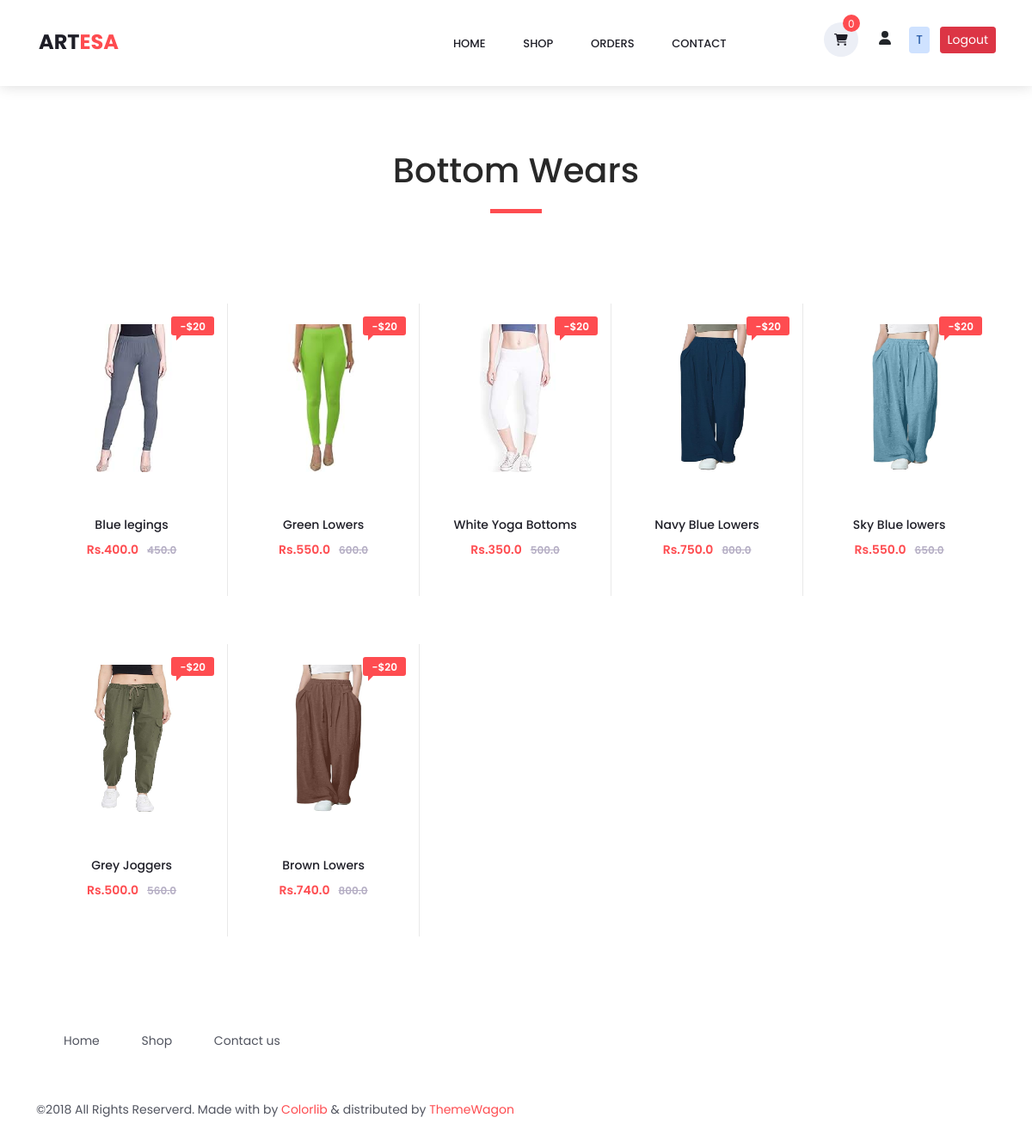
/bottomwears/ (signed in), run on the app's committed database.
### app/models.py (models this page shows, shortened)
class Product(models.Model):
    title=models.CharField(max_length=100)
    selling_price=models.FloatField()
    discounted_price=models.FloatField()
    description=models.TextField()
    brand=models.CharField(max_length=100)
    category=models.CharField(choices=CATEGORY_CHOICES,max_length=2)
    product_image=models.ImageField(upload_to='productimg')

### app/views.py (the view)
# urls.py: path('bottomwears/', views.bottomwears, name='bottomwears'),
@login_required
def bottomwears(request,data=None):
    bw="bg-danger text-light p-2 card"
    bottomwears=Product.objects.filter(category='BW')
    category_classes = {
            'M': 'bottomwears',
        }
    return render(request,'app/bottomwears.html',{'bw':bw,'category_classes':category_classes,'bottomwears':bottomwears})

### app/context_processors.py (called while the page is built)
def cart_item_count(request):
    if request.user.is_authenticated:
        return {'cart_count': sum(item.quantity for item in Cart.objects.filter(user=request.user))}
    return {'cart_count': 0}

### app/templates/app/bottomwears.html (shortened to what this page needs)
{% extends 'app/base.html' %}
{% load static %}
{% block main-content %}
<div class="container">
			<div class="row">
				<div class="col text-center">
					<div class="section_title new_arrivals_title">
						<h2>Bottom Wears</h2>
					</div>
				</div>
			</div>
			<div class="row align-items-center">
				<div class="col text-center">
				</div>
			</div>
			<div class="row">
				<div class="col">
					<div class="product-grid" data-isotope='{ "itemSelector": ".product-item", "layoutMode": "fitRows" }'>
						{% for al in bottomwears %}
						<a href="{% url "product-detail" al.id %}">
						<div class="product-item  mb-3">
							<div class="product discount product_filter ">
								<div class="product_image">
									<img src="{{al.product_image.url}}" style="height:220px;" class='p-4' alt="">
								</div>
								<div class="product_bubble product_bubble_right product_bubble_red d-flex flex-column align-items-center"><span>-$20</span></div>
								<div class="product_info">
									<h6 class="product_name"><a href="single.html">{{al.title}}</a></h6>
									<div class="product_price">Rs.{{al.discounted_price}}<span>{{al.selling_price}}</span></div>
								</div>
							</div>
							<div class="red_button add_to_cart_button">View Detail</a></div>
						</div>
						{% endfor %}
    {% endblock main-content %}

### app/templates/app/navbar.html (shortened to what this page needs)
<header class="header trans_300">
		<div class="main_nav_container">
			<div class="container">
				<div class="row">
					<div class="col-lg-12 text-right">
						<div class="logo_container">
							<a href="{% url "home" %}">Art<span>esa</span></a>
						</div>
						<nav class="navbar">
							<ul class="navbar_menu">
								<li><a class='{{hm}}' href="{% url "home" %}">home</a></li>
								<li><a class='{{sp}}' href="{% url "shop" %}">shop</a></li>
								<li><a class='{{od}}' href="{% url "orders" %}">Orders</a></li>
								<li><a class='{{ct}}' href="{% url "contact" %}">contact</a></li>
							</ul>
							<ul class="navbar_user mt-3" >
								<li class="checkout">
									<a href="{% url "showcart" %}" class='ms-4 mb-4' >
										<i class="fa fa-shopping-cart" aria-hidden="true"></i>
										<span id="cartCount" class="checkout_items">{{ cart_count }}</span>
									</a>
								</li>
									<div class="dropdown d-inline">
									<button class="btn mb-2 ms-2 me-2" type="button" id="dropdownMenuButton" data-toggle="dropdown" aria-haspopup="true" aria-expanded="false">
										<i class="fa fa-user" aria-hidden="true"></i>
									</button>
									</div>
							</ul>
								{% if request.user.is_authenticated %}
           <button class="alert alert-primary border-0 mb-2 p-1 me-2" type="submit">&nbsp{{ request.user.username|slice:":1"|capfirst }}&nbsp</button>
								<form action="{% url 'logout' %}"  method="post">
    										<button class="btn btn-sm btn-danger mb-2 ms-1" type="submit">Logout</button>
  											</form>
											{% endif %}
						</nav>
					</div>
				</div>
			</div>
		</div>
	</header>
	<div class="fs_menu_overlay"></div>

### app/templates/app/base.html (style rules this page uses)
body:not(.home-page) { padding-top: 100px !important; }

### data on the page
Product: product_image (picture), title "Blue legings", discounted_price "400.0", selling_price "450.0"
Product: product_image (picture), title "Green Lowers", discounted_price "550.0", selling_price "600.0"
Product: product_image (picture), title "White Yoga Bottoms", discounted_price "350.0", selling_price "500.0"
Product: product_image (picture), title "Navy Blue Lowers", discounted_price "750.0", selling_price "800.0"
Product: product_image (picture), title "Sky Blue lowers", discounted_price "550.0", selling_price "650.0"
Product: product_image (picture), title "Grey Joggers", discounted_price "500.0", selling_price "560.0"
Product: product_image (picture), title "Brown Lowers", discounted_price "740.0", selling_price "800.0"

### other printed values
{{ cart_count }} "0"
{{ request.user.username|slice:":1"|capfirst }} "T"
